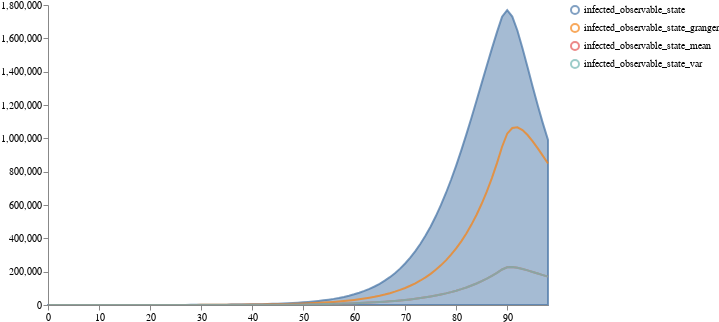

Notebook code cell kept with this figure:
### Code cell
schema = plots.trajectories(distributions, traces = traces,  keep=".*_state")

plots.save_schema(schema, "_schema.json")

plots.ipy_display(schema, format="interactive")
image = plots.ipy_display(schema, format="PNG").data
save_result(image, "traj_infected_observable", "png")

### Figure 1 — Vega specification as saved in the notebook (floating-point values rounded to 4 significant figures; data arrays with more than 128 entries replaced by an {"elided": "..."} marker saying what was removed)
{"$schema": "https://vega.github.io/schema/vega/v5.json", "axes": [{"name": "x_axis", "orient": "bottom", "scale": "xscale", "zindex": 100}, {"name": "y_axis", "orient": "left", "scale": "yscale", "zindex": 100}], "data": [{"name": "distributions", "transform": [{"sort": {"field": ["trajectory", "timepoint"]}, "type": "collect"}], "values": [{"lower": 11.55, "timepoint": 0, "trajectory": "infected_observable_state", "upper": 19.72}, {"lower": 16.03, "timepoint": 1, "trajectory": "infected_observable_state", "upper": 23.69}, {"lower": 16.22, "timepoint": 2, "trajectory": "infected_observable_state", "upper": 28.29}, {"lower": 15.71, "timepoint": 3, "trajectory": "infected_observable_state", "upper": 32.97}, {"lower": 15.09, "timepoint": 4, "trajectory": "infected_observable_state", "upper": 36.66}, {"lower": 13.52, "timepoint": 5, "trajectory": "infected_observable_state", "upper": 39.49}, {"lower": 12.0, "timepoint": 6, "trajectory": "infected_observable_state", "upper": 42.3}, {"lower": 10.6, "timepoint": 7, "trajectory": "infected_observable_state", "upper": 45.51}, {"lower": 9.323, "timepoint": 8, "trajectory": "infected_observable_state", "upper": 50.47}, {"lower": 8.185, "timepoint": 9, "trajectory": "infected_observable_state", "upper": 57.18}, {"lower": 7.188, "timepoint": 10, "trajectory": "infected_observable_state", "upper": 65.33}, {"lower": 6.349, "timepoint": 11, "trajectory": "infected_observable_state", "upper": 74.79}, {"lower": 5.605, "timepoint": 12, "trajectory": "infected_observable_state", "upper": 85.63}, {"lower": 4.946, "timepoint": 13, "trajectory": "infected_observable_state", "upper": 98.06}, {"lower": 4.365, "timepoint": 14, "trajectory": "infected_observable_state", "upper": 112.3}, {"lower": 3.851, "timepoint": 15, "trajectory": "infected_observable_state", "upper": 128.6}, {"lower": 3.398, "timepoint": 16, "trajectory": "infected_observable_state", "upper": 147.3}, {"lower": 2.998, "timepoint": 17, "trajectory": "infected_observable_state", "upper": 168.8}, {"lower": 2.646, "timepoint": 18, "trajectory": "infected_observable_state", "upper": 193.4}, {"lower": 2.334, "timepoint": 19, "trajectory": "infected_observable_state", "upper": 221.7}, {"lower": 2.06, "timepoint": 20, "trajectory": "infected_observable_state", "upper": 254.0}, {"lower": 1.818, "timepoint": 21, "trajectory": "infected_observable_state", "upper": 291.2}, {"lower": 1.604, "timepoint": 22, "trajectory": "infected_observable_state", "upper": 333.8}, {"lower": 1.416, "timepoint": 23, "trajectory": "infected_observable_state", "upper": 382.7}, {"lower": 1.25, "timepoint": 24, "trajectory": "infected_observable_state", "upper": 438.8}, {"lower": 1.103, "timepoint": 25, "trajectory": "infected_observable_state", "upper": 503.2}, {"lower": 0.9741, "timepoint": 26, "trajectory": "infected_observable_state", "upper": 577.1}, {"lower": 0.86, "timepoint": 27, "trajectory": "infected_observable_state", "upper": 662.0}, {"lower": 0.7593, "timepoint": 28, "trajectory": "infected_observable_state", "upper": 759.4}, {"lower": 0.6704, "timepoint": 29, "trajectory": "infected_observable_state", "upper": 871.3}, {"lower": 0.592, "timepoint": 30, "trajectory": "infected_observable_state", "upper": 999.7}, {"lower": 0.5228, "timepoint": 31, "trajectory": "infected_observable_state", "upper": 1147.0}, {"lower": 0.4618, "timepoint": 32, "trajectory": "infected_observable_state", "upper": 1317.0}, {"lower": 0.4079, "timepoint": 33, "trajectory": "infected_observable_state", "upper": 1511.0}, {"lower": 0.36, "timepoint": 34, "trajectory": "infected_observable_state", "upper": 1735.0}, {"lower": 0.3174, "timepoint": 35, "trajectory": "infected_observable_state", "upper": 1991.0}, {"lower": 0.28, "timepoint": 36, "trajectory": "infected_observable_state", "upper": 2286.0}, {"lower": 0.2469, "timepoint": 37, "trajectory": "infected_observable_state", "upper": 2625.0}, {"lower": 0.2178, "timepoint": 38, "trajectory": "infected_observable_state", "upper": 3015.0}, {"lower": 0.1921, "timepoint": 39, "trajectory": "infected_observable_state", "upper": 3463.0}, {"lower": 0.1695, "timepoint": 40, "trajectory": "infected_observable_state", "upper": 3977.0}, {"lower": 0.1495, "timepoint": 41, "trajectory": "infected_observable_state", "upper": 4569.0}, {"lower": 0.1319, "timepoint": 42, "trajectory": "infected_observable_state", "upper": 5248.0}, {"lower": 0.1164, "timepoint": 43, "trajectory": "infected_observable_state", "upper": 6029.0}, {"lower": 0.1027, "timepoint": 44, "trajectory": "infected_observable_state", "upper": 6928.0}, {"lower": 0.09066, "timepoint": 45, "trajectory": "infected_observable_state", "upper": 7960.0}, {"lower": 0.08002, "timepoint": 46, "trajectory": "infected_observable_state", "upper": 9147.0}, {"lower": 0.07063, "timepoint": 47, "trajectory": "infected_observable_state", "upper": 10510.0}, {"lower": 0.06234, "timepoint": 48, "trajectory": "infected_observable_state", "upper": 12080.0}, {"lower": 0.05503, "timepoint": 49, "trajectory": "infected_observable_state", "upper": 13880.0}, {"lower": 0.04859, "timepoint": 50, "trajectory": "infected_observable_state", "upper": 15960.0}, {"lower": 0.0429, "timepoint": 51, "trajectory": "infected_observable_state", "upper": 18340.0}, {"lower": 0.03788, "timepoint": 52, "trajectory": "infected_observable_state", "upper": 21080.0}, {"lower": 0.03345, "timepoint": 53, "trajectory": "infected_observable_state", "upper": 24220.0}, {"lower": 0.02954, "timepoint": 54, "trajectory": "infected_observable_state", "upper": 27840.0}, {"lower": 0.02609, "timepoint": 55, "trajectory": "infected_observable_state", "upper": 31990.0}, {"lower": 0.02304, "timepoint": 56, "trajectory": "infected_observable_state", "upper": 36770.0}, {"lower": 0.02035, "timepoint": 57, "trajectory": "infected_observable_state", "upper": 42250.0}, {"lower": 0.01798, "timepoint": 58, "trajectory": "infected_observable_state", "upper": 48540.0}, {"lower": 0.01588, "timepoint": 59, "trajectory": "infected_observable_state", "upper": 55750.0}, {"lower": 0.01403, "timepoint": 60, "trajectory": "infected_observable_state", "upper": 64030.0}, {"lower": 0.0124, "timepoint": 61, "trajectory": "infected_observable_state", "upper": 73520.0}, {"lower": 0.01095, "timepoint": 62, "trajectory": "infected_observable_state", "upper": 84380.0}, {"lower": 0.00968, "timepoint": 63, "trajectory": "infected_observable_state", "upper": 96820.0}, {"lower": 0.008554, "timepoint": 64, "trajectory": "infected_observable_state", "upper": 111000.0}, {"lower": 0.00756, "timepoint": 65, "trajectory": "infected_observable_state", "upper": 127300.0}, {"lower": 0.006682, "timepoint": 66, "trajectory": "infected_observable_state", "upper": 145800.0}, {"lower": 0.005907, "timepoint": 67, "trajectory": "infected_observable_state", "upper": 166900.0}, {"lower": 0.005222, "timepoint": 68, "trajectory": "infected_observable_state", "upper": 191000.0}, {"lower": 0.004616, "timepoint": 69, "trajectory": "infected_observable_state", "upper": 218200.0}, {"lower": 0.004081, "timepoint": 70, "trajectory": "infected_observable_state", "upper": 249100.0}, {"lower": 0.003608, "timepoint": 71, "trajectory": "infected_observable_state", "upper": 284000.0}, {"lower": 0.003191, "timepoint": 72, "trajectory": "infected_observable_state", "upper": 323200.0}, {"lower": 0.002822, "timepoint": 73, "trajectory": "infected_observable_state", "upper": 367300.0}, {"lower": 0.002495, "timepoint": 74, "trajectory": "infected_observable_state", "upper": 416600.0}, {"lower": 0.002207, "timepoint": 75, "trajectory": "infected_observable_state", "upper": 471400.0}, {"lower": 0.001952, "timepoint": 76, "trajectory": "infected_observable_state", "upper": 532100.0}, {"lower": 0.001727, "timepoint": 77, "trajectory": "infected_observable_state", "upper": 599000.0}, {"lower": 0.001527, "timepoint": 78, "trajectory": "infected_observable_state", "upper": 672100.0}, {"lower": 0.001351, "timepoint": 79, "trajectory": "infected_observable_state", "upper": 751400.0}, {"lower": 0.001195, "timepoint": 80, "trajectory": "infected_observable_state", "upper": 836800.0}, {"lower": 0.001058, "timepoint": 81, "trajectory": "infected_observable_state", "upper": 927800.0}, {"lower": 0.0009359, "timepoint": 82, "trajectory": "infected_observable_state", "upper": 1024000.0}, {"lower": 0.0008282, "timepoint": 83, "trajectory": "infected_observable_state", "upper": 1124000.0}, {"lower": 0.0007329, "timepoint": 84, "trajectory": "infected_observable_state", "upper": 1227000.0}, {"lower": 0.0006487, "timepoint": 85, "trajectory": "infected_observable_state", "upper": 1331000.0}, {"lower": 0.0005741, "timepoint": 86, "trajectory": "infected_observable_state", "upper": 1436000.0}, {"lower": 0.0005082, "timepoint": 87, "trajectory": "infected_observable_state", "upper": 1538000.0}, {"lower": 0.0004498, "timepoint": 88, "trajectory": "infected_observable_state", "upper": 1637000.0}, {"lower": 0.0003982, "timepoint": 89, "trajectory": "infected_observable_state", "upper": 1730000.0}, {"lower": 0.0003491, "timepoint": 90, "trajectory": "infected_observable_state", "upper": 1770000.0}, {"lower": 0.0003016, "timepoint": 91, "trajectory": "infected_observable_state", "upper": 1730000.0}, {"lower": 0.0002586, "timepoint": 92, "trajectory": "infected_observable_state", "upper": 1647000.0}, {"lower": 0.0002208, "timepoint": 93, "trajectory": "infected_observable_state", "upper": 1541000.0}, {"lower": 0.0001881, "timepoint": 94, "trajectory": "infected_observable_state", "upper": 1426000.0}, {"lower": 0.00016, "timepoint": 95, "trajectory": "infected_observable_state", "upper": 1310000.0}, {"lower": 0.000136, "timepoint": 96, "trajectory": "infected_observable_state", "upper": 1197000.0}, {"lower": 0.0001155, "timepoint": 97, "trajectory": "infected_observable_state", "upper": 1090000.0}, {"lower": 9.812e-05, "timepoint": 98, "trajectory": "infected_observable_state", "upper": 990200.0}]}, {"name": "traces", "transform": [{"expr": "isValid(datum.value)", "type": "filter"}, {"sort": {"field": ["trajectory", "timepoint"]}, "type": "collect"}], "values": {"elided": "297 records"}}, {"name": "points", "values": []}, {"name": "markers", "values": []}, {"name": "selected", "on": [{"remove": true, "trigger": "clear"}, {"remove": true, "trigger": "!shift"}, {"insert": "clicked", "trigger": "!shift && clicked"}, {"toggle": "clicked", "trigger": "shift && clicked"}]}, {"name": "selectedData", "on": [{"remove": true, "trigger": "clearData"}, {"toggle": "clickedData", "trigger": "clickedData"}]}], "height": 300, "legends": [{"encode": {"labels": {"interactive": true, "name": "legendLabel", "update": {"opacity": [{"test": "!length(data('selectedData')) || indata('selectedData', 'value', datum.value)", "value": 1}, {"value": 0.25}]}}, "symbols": {"interactive": true, "name": "legendSymbol", "update": {"fill": {"value": "transparent"}, "opacity": [{"test": "!length(data('selected')) || indata('selected', 'value', datum.value) || indata('selectedData', 'value', datum.value)", "value": 0.7}, {"value": 0.15}], "size": {"value": 64}, "strokeWidth": {"value": 2}}}}, "name": "color_legend", "stroke": "color"}], "marks": [{"from": {"facet": {"data": "points", "groupby": "trajectory", "name": "points_split"}}, "marks": [{"encode": {"hover": {"fillOpacity": {"value": 0.9}}, "update": {"fill": {"field": "trajectory", "scale": "color"}, "fillOpacity": [{"test": "!length(data('selected')) || indata('selected', 'value', datum.trajectory)", "value": 0.5}, {"value": 0.15}], "size": {"value": 35}, "stroke": {"field": "trajectory", "scale": "color"}, "strokeOpacity": [{"test": "!length(data('selected')) || indata('selected', 'value', datum.trajectory)", "value": 0.75}, {"value": 0.15}], "strokeWidth": {"value": 2}, "tooltip": {"field": "value"}, "x": {"field": "timepoint", "scale": "xscale"}, "y": {"field": "value", "scale": "yscale"}}}, "from": {"data": "points_split"}, "name": "_points_symbol", "type": "symbol", "zindex": 3}, {"encode": {"hover": {"fillOpacity": {"value": 0.9}}, "update": {"interpolate": {"value": "linear"}, "stroke": {"field": "trajectory", "scale": "color"}, "strokeDash": {"value": [5, 3]}, "strokeOpacity": [{"test": "!length(data('selected')) || indata('selected', 'value', datum.trajectory)", "value": 0.3}, {"value": 0.1}], "strokeWidth": {"value": 2}, "x": {"field": "timepoint", "scale": "xscale"}, "y": {"field": "value", "scale": "yscale"}}}, "from": {"data": "points_split"}, "name": "_points_line", "type": "line", "zindex": 3}], "name": "_points", "type": "group", "zindex": 3}, {"from": {"facet": {"data": "traces", "groupby": "trajectory", "name": "traces_split"}}, "marks": [{"encode": {"hover": {"fillOpacity": {"value": 0.9}}, "update": {"interpolate": {"value": "linear"}, "stroke": {"field": "trajectory", "scale": "color"}, "strokeOpacity": [{"test": "!length(data('selected')) || indata('selected', 'value', datum.trajectory)", "value": 0.75}, {"value": 0.15}], "strokeWidth": {"value": 2}, "x": {"field": "timepoint", "scale": "xscale"}, "y": {"field": "value", "scale": "yscale"}}}, "from": {"data": "traces_split"}, "name": "_traces_lines", "type": "line"}], "name": "_traces", "type": "group", "zindex": 2}, {"from": {"facet": {"data": "distributions", "groupby": "trajectory", "name": "trajectory_split"}}, "marks": [{"encode": {"hover": {"fillOpacity": {"value": 0.9}}, "update": {"fill": {"field": "trajectory", "scale": "color"}, "fillOpacity": [{"test": "!length(data('selected')) || indata('selected', 'value', datum.trajectory)", "value": 0.5}, {"value": 0.15}], "interpolate": {"value": "linear"}, "stroke": {"field": "trajectory", "scale": "color"}, "strokeOpacity": [{"test": "!length(data('selected')) || indata('selected', 'value', datum.trajectory)", "value": 0.75}, {"value": 0.15}], "strokeWidth": {"value": 2}, "x": {"field": "timepoint", "scale": "xscale"}, "y": {"field": "upper", "scale": "yscale"}, "y2": {"field": "lower", "scale": "yscale"}}}, "from": {"data": "trajectory_split"}, "interactive": true, "name": "area", "type": "area"}], "name": "_distributions", "type": "group", "zindex": 1}, {"marks": [{"encode": {"enter": {"stroke": {"value": "lightgray"}}, "update": {"opacity": {"value": 1}, "x": {"field": "timepoint", "scale": "xscale"}, "y": {"signal": "height"}, "y2": {"value": 0}}}, "from": {"data": "markers"}, "name": "_marker text", "type": "rule"}, {"encode": {"enter": {"fontSize": {"value": 8}, "text": {"field": "datum.label"}, "y": {"value": 0}}}, "from": {"data": "_marker text"}, "name": "_marker flags", "transform": [{"as": ["x", "_y", "opacity", "align", "baseline"], "lineAnchor": "start", "offset": [1], "size": {"signal": "[width, height]"}, "type": "label"}], "type": "text"}], "name": "_markers", "type": "group"}], "scales": [{"domain": {"fields": [{"data": "distributions", "field": "timepoint"}, {"data": "traces", "field": "timepoint"}, {"data": "points", "field": "timepoint"}, {"data": "markers", "field": "timepoint"}]}, "name": "xscale", "range": "width", "type": "linear", "zero": false}, {"domain": {"fields": [{"data": "distributions", "field": "lower"}, {"data": "distributions", "field": "upper"}, {"data": "traces", "field": "value"}, {"data": "points", "field": "value"}]}, "name": "yscale", "nice": true, "range": "height", "type": "linear", "zero": true}, {"domain": {"fields": [{"data": "distributions", "field": "trajectory"}, {"data": "traces", "field": "trajectory"}, {"data": "points", "field": "trajectory"}], "sort": {"order": "ascending"}}, "name": "color", "range": "category", "type": "ordinal"}], "signals": [{"name": "clear", "on": [{"events": "mouseup[!event.item]", "force": true, "update": "true"}], "value": true}, {"name": "shift", "on": [{"events": "@legendSymbol:click, @legendLabel:click", "force": true, "update": "event.shiftKey"}], "value": false}, {"name": "clicked", "on": [{"events": "@legendSymbol:click, @legendLabel:click", "force": true, "update": "{value: datum.value}"}], "value": null}, {"name": "clearData", "on": [{"events": "mouseup[!event.item]", "force": true, "update": "true"}], "value": true}, {"name": "clickedData", "on": [{"events": "@area:click", "force": true, "update": "{value: datum.trajectory}"}], "value": null}], "width": 500}
